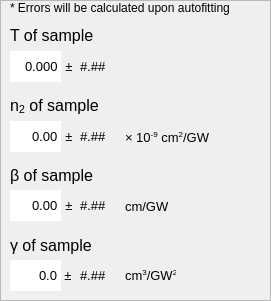
               <widget class="QFrame" name="frame_14">
                <property name="geometry">
                 <rect>
                  <x>600</x>
                  <y>60</y>
                  <width>271</width>
                  <height>301</height>
                 </rect>
                </property>
                <property name="frameShape">
                 <enum>QFrame::StyledPanel</enum>
                </property>
                <property name="frameShadow">
                 <enum>QFrame::Raised</enum>
                </property>
                <widget class="QLabel" name="label_141">
                 <property name="geometry">
                  <rect>
                   <x>10</x>
                   <y>230</y>
                   <width>201</width>
                   <height>31</height>
                  </rect>
                 </property>
                 <property name="font">
                  <font>
                   <pointsize>12</pointsize>
                  </font>
                 </property>
                 <property name="text">
                  <string>&lt;html&gt;&lt;head/&gt;&lt;body&gt;&lt;p&gt;γ of sample&lt;/p&gt;&lt;/body&gt;&lt;/html&gt;</string>
                 </property>
                </widget>
                <widget class="QDoubleSpinBox" name="sampleOA_betaSummary_doubleSpinBox">
                 <property name="geometry">
                  <rect>
                   <x>10</x>
                   <y>190</y>
                   <width>51</width>
                   <height>31</height>
                  </rect>
                 </property>
                 <property name="font">
                  <font>
                   <pointsize>10</pointsize>
                  </font>
                 </property>
                 <property name="contextMenuPolicy">
                  <enum>Qt::NoContextMenu</enum>
                 </property>
                 <property name="locale">
                  <locale language="English" country="UnitedStates"/>
                 </property>
                 <property name="frame">
                  <bool>false</bool>
                 </property>
                 <property name="alignment">
                  <set>Qt::AlignRight|Qt::AlignTrailing|Qt::AlignVCenter</set>
                 </property>
                 <property name="readOnly">
                  <bool>true</bool>
                 </property>
                 <property name="buttonSymbols">
                  <enum>QAbstractSpinBox::NoButtons</enum>
                 </property>
                 <property name="maximum">
                  <double>100000000.000000000000000</double>
                 </property>
                 <property name="value">
                  <double>0.000000000000000</double>
                 </property>
                </widget>
                <widget class="QLabel" name="label_142">
                 <property name="geometry">
                  <rect>
                   <x>10</x>
                   <y>160</y>
                   <width>201</width>
                   <height>31</height>
                  </rect>
                 </property>
                 <property name="font">
                  <font>
                   <pointsize>12</pointsize>
                  </font>
                 </property>
                 <property name="text">
                  <string>&lt;html&gt;&lt;head/&gt;&lt;body&gt;&lt;p&gt;β of sample&lt;/p&gt;&lt;/body&gt;&lt;/html&gt;</string>
                 </property>
                </widget>
                <widget class="QDoubleSpinBox" name="sampleOA_gammaSummary_doubleSpinBox">
                 <property name="geometry">
                  <rect>
                   <x>10</x>
                   <y>260</y>
                   <width>51</width>
                   <height>31</height>
                  </rect>
                 </property>
                 <property name="font">
                  <font>
                   <pointsize>10</pointsize>
                  </font>
                 </property>
                 <property name="contextMenuPolicy">
                  <enum>Qt::NoContextMenu</enum>
                 </property>
                 <property name="locale">
                  <locale language="English" country="UnitedStates"/>
                 </property>
                 <property name="frame">
                  <bool>false</bool>
                 </property>
                 <property name="alignment">
                  <set>Qt::AlignRight|Qt::AlignTrailing|Qt::AlignVCenter</set>
                 </property>
                 <property name="readOnly">
                  <bool>true</bool>
                 </property>
                 <property name="buttonSymbols">
                  <enum>QAbstractSpinBox::NoButtons</enum>
                 </property>
                 <property name="decimals">
                  <number>1</number>
                 </property>
                 <property name="maximum">
                  <double>100000000.000000000000000</double>
                 </property>
                </widget>
                <widget class="QLabel" name="label_143">
                 <property name="geometry">
                  <rect>
                   <x>61</x>
                   <y>190</y>
                   <width>16</width>
                   <height>31</height>
                  </rect>
                 </property>
                 <property name="font">
                  <font>
                   <pointsize>10</pointsize>
                  </font>
                 </property>
                 <property name="text">
                  <string>±</string>
                 </property>
                 <property name="alignment">
                  <set>Qt::AlignCenter</set>
                 </property>
                </widget>
                <widget class="QLabel" name="label_144">
                 <property name="geometry">
                  <rect>
                   <x>125</x>
                   <y>191</y>
                   <width>91</width>
                   <height>31</height>
                  </rect>
                 </property>
                 <property name="font">
                  <font>
                   <pointsize>10</pointsize>
                  </font>
                 </property>
                 <property name="text">
                  <string>&lt;html&gt;&lt;head/&gt;&lt;body&gt;&lt;p&gt;cm/GW&lt;/p&gt;&lt;/body&gt;&lt;/html&gt;</string>
                 </property>
                </widget>
                <widget class="QLabel" name="sampleOA_betaErrorSummary_label">
                 <property name="geometry">
                  <rect>
                   <x>80</x>
                   <y>190</y>
                   <width>41</width>
                   <height>31</height>
                  </rect>
                 </property>
                 <property name="font">
                  <font>
                   <pointsize>10</pointsize>
                  </font>
                 </property>
                 <property name="text">
                  <string>#.##</string>
                 </property>
                 <property name="alignment">
                  <set>Qt::AlignLeading|Qt::AlignLeft|Qt::AlignVCenter</set>
                 </property>
                </widget>
                <widget class="QLabel" name="sampleOA_gammaErrorSummary_label">
                 <property name="geometry">
                  <rect>
                   <x>80</x>
                   <y>260</y>
                   <width>41</width>
                   <height>31</height>
                  </rect>
                 </property>
                 <property name="font">
                  <font>
                   <pointsize>10</pointsize>
                  </font>
                 </property>
                 <property name="text">
                  <string>#.##</string>
                 </property>
                 <property name="alignment">
                  <set>Qt::AlignLeading|Qt::AlignLeft|Qt::AlignVCenter</set>
                 </property>
                </widget>
                <widget class="QLabel" name="label_145">
                 <property name="geometry">
                  <rect>
                   <x>125</x>
                   <y>260</y>
                   <width>51</width>
                   <height>31</height>
                  </rect>
                 </property>
                 <property name="font">
                  <font>
                   <pointsize>10</pointsize>
                  </font>
                 </property>
                 <property name="text">
                  <string>&lt;html&gt;&lt;head/&gt;&lt;body&gt;&lt;p&gt;cm&lt;sup&gt;3&lt;/sup&gt;/GW&lt;sup&gt;2&lt;/sup&gt;&lt;/p&gt;&lt;/body&gt;&lt;/html&gt;</string>
                 </property>
                </widget>
                <widget class="QLabel" name="label_146">
                 <property name="geometry">
                  <rect>
                   <x>60</x>
                   <y>260</y>
                   <width>16</width>
                   <height>31</height>
                  </rect>
                 </property>
                 <property name="font">
                  <font>
                   <pointsize>10</pointsize>
                  </font>
                 </property>
                 <property name="text">
                  <string>±</string>
                 </property>
                 <property name="alignment">
                  <set>Qt::AlignCenter</set>
                 </property>
                </widget>
                <widget class="QLabel" name="label_147">
                 <property name="geometry">
                  <rect>
                   <x>10</x>
                   <y>20</y>
                   <width>201</width>
                   <height>31</height>
                  </rect>
                 </property>
                 <property name="font">
                  <font>
                   <pointsize>12</pointsize>
                  </font>
                 </property>
                 <property name="text">
                  <string>T of sample</string>
                 </property>
                 <property name="textFormat">
                  <enum>Qt::PlainText</enum>
                 </property>
                </widget>
                <widget class="QLabel" name="sampleOA_TErrorSummary_label">
                 <property name="geometry">
                  <rect>
                   <x>80</x>
                   <y>51</y>
                   <width>41</width>
                   <height>31</height>
                  </rect>
                 </property>
                 <property name="font">
                  <font>
                   <pointsize>10</pointsize>
                  </font>
                 </property>
                 <property name="text">
                  <string>#.##</string>
                 </property>
                 <property name="alignment">
                  <set>Qt::AlignLeading|Qt::AlignLeft|Qt::AlignVCenter</set>
                 </property>
                </widget>
                <widget class="QDoubleSpinBox" name="sampleOA_TSummary_doubleSpinBox">
                 <property name="geometry">
                  <rect>
                   <x>10</x>
                   <y>51</y>
                   <width>51</width>
                   <height>31</height>
                  </rect>
                 </property>
                 <property name="font">
                  <font>
                   <pointsize>10</pointsize>
                  </font>
                 </property>
                 <property name="contextMenuPolicy">
                  <enum>Qt::NoContextMenu</enum>
                 </property>
                 <property name="locale">
                  <locale language="English" country="UnitedStates"/>
                 </property>
                 <property name="frame">
                  <bool>false</bool>
                 </property>
                 <property name="alignment">
                  <set>Qt::AlignRight|Qt::AlignTrailing|Qt::AlignVCenter</set>
                 </property>
                 <property name="readOnly">
                  <bool>true</bool>
                 </property>
                 <property name="buttonSymbols">
                  <enum>QAbstractSpinBox::NoButtons</enum>
                 </property>
                 <property name="decimals">
                  <number>3</number>
                 </property>
                 <property name="minimum">
                  <double>-100000000.000000000000000</double>
                 </property>
                 <property name="maximum">
                  <double>100000000.000000000000000</double>
                 </property>
                </widget>
                <widget class="QLabel" name="label_148">
                 <property name="geometry">
                  <rect>
                   <x>61</x>
                   <y>51</y>
                   <width>16</width>
                   <height>31</height>
                  </rect>
                 </property>
                 <property name="font">
                  <font>
                   <pointsize>10</pointsize>
                  </font>
                 </property>
                 <property name="text">
                  <string>±</string>
                 </property>
                 <property name="alignment">
                  <set>Qt::AlignCenter</set>
                 </property>
                </widget>
                <widget class="QLabel" name="label_149">
                 <property name="geometry">
                  <rect>
                   <x>10</x>
                   <y>0</y>
                   <width>241</width>
                   <height>16</height>
                  </rect>
                 </property>
                 <property name="text">
                  <string>* Errors will be calculated upon autofitting</string>
                 </property>
                </widget>
                <widget class="QDoubleSpinBox" name="sampleOA_n2Summary_doubleSpinBox">
                 <property name="geometry">
                  <rect>
                   <x>10</x>
                   <y>121</y>
                   <width>51</width>
                   <height>31</height>
                  </rect>
                 </property>
                 <property name="font">
                  <font>
                   <pointsize>10</pointsize>
                  </font>
                 </property>
                 <property name="contextMenuPolicy">
                  <enum>Qt::NoContextMenu</enum>
                 </property>
                 <property name="locale">
                  <locale language="English" country="UnitedStates"/>
                 </property>
                 <property name="frame">
                  <bool>false</bool>
                 </property>
                 <property name="alignment">
                  <set>Qt::AlignRight|Qt::AlignTrailing|Qt::AlignVCenter</set>
                 </property>
                 <property name="readOnly">
                  <bool>true</bool>
                 </property>
                 <property name="buttonSymbols">
                  <enum>QAbstractSpinBox::NoButtons</enum>
                 </property>
                 <property name="minimum">
                  <double>-100000000.000000000000000</double>
                 </property>
                 <property name="maximum">
                  <double>100000000.000000000000000</double>
                 </property>
                 <property name="value">
                  <double>0.000000000000000</double>
                 </property>
                </widget>
                <widget class="QLabel" name="label_150">
                 <property name="geometry">
                  <rect>
                   <x>10</x>
                   <y>90</y>
                   <width>201</width>
                   <height>31</height>
                  </rect>
                 </property>
                 <property name="font">
                  <font>
                   <pointsize>12</pointsize>
                  </font>
                 </property>
                 <property name="text">
                  <string>&lt;html&gt;&lt;head/&gt;&lt;body&gt;&lt;p&gt;n&lt;span style=&quot; vertical-align:sub;&quot;&gt;2&lt;/span&gt; of sample&lt;/p&gt;&lt;/body&gt;&lt;/html&gt;</string>
                 </property>
                </widget>
                <widget class="QLabel" name="label_151">
                 <property name="geometry">
                  <rect>
                   <x>61</x>
                   <y>121</y>
                   <width>16</width>
                   <height>31</height>
                  </rect>
                 </property>
                 <property name="font">
                  <font>
                   <pointsize>10</pointsize>
                  </font>
                 </property>
                 <property name="text">
                  <string>±</string>
                 </property>
                 <property name="alignment">
                  <set>Qt::AlignCenter</set>
                 </property>
                </widget>
                <widget class="QLabel" name="sampleOA_n2ErrorSummary_label">
                 <property name="geometry">
                  <rect>
                   <x>80</x>
                   <y>121</y>
                   <width>41</width>
                   <height>31</height>
                  </rect>
                 </property>
                 <property name="font">
                  <font>
                   <pointsize>10</pointsize>
                  </font>
                 </property>
                 <property name="text">
                  <string>#.##</string>
                 </property>
                 <property name="alignment">
                  <set>Qt::AlignLeading|Qt::AlignLeft|Qt::AlignVCenter</set>
                 </property>
                </widget>
                <widget class="QLabel" name="label_152">
                 <property name="geometry">
                  <rect>
                   <x>125</x>
                   <y>122</y>
                   <width>91</width>
                   <height>31</height>
                  </rect>
                 </property>
                 <property name="font">
                  <font>
                   <pointsize>10</pointsize>
                  </font>
                 </property>
                 <property name="text">
                  <string>&lt;html&gt;&lt;head/&gt;&lt;body&gt;&lt;p&gt;× 10&lt;span style=&quot; vertical-align:super;&quot;&gt;-9&lt;/span&gt; cm&lt;span style=&quot; vertical-align:super;&quot;&gt;2&lt;/span&gt;/GW&lt;/p&gt;&lt;/body&gt;&lt;/html&gt;</string>
                 </property>
                </widget>
               </widget>
